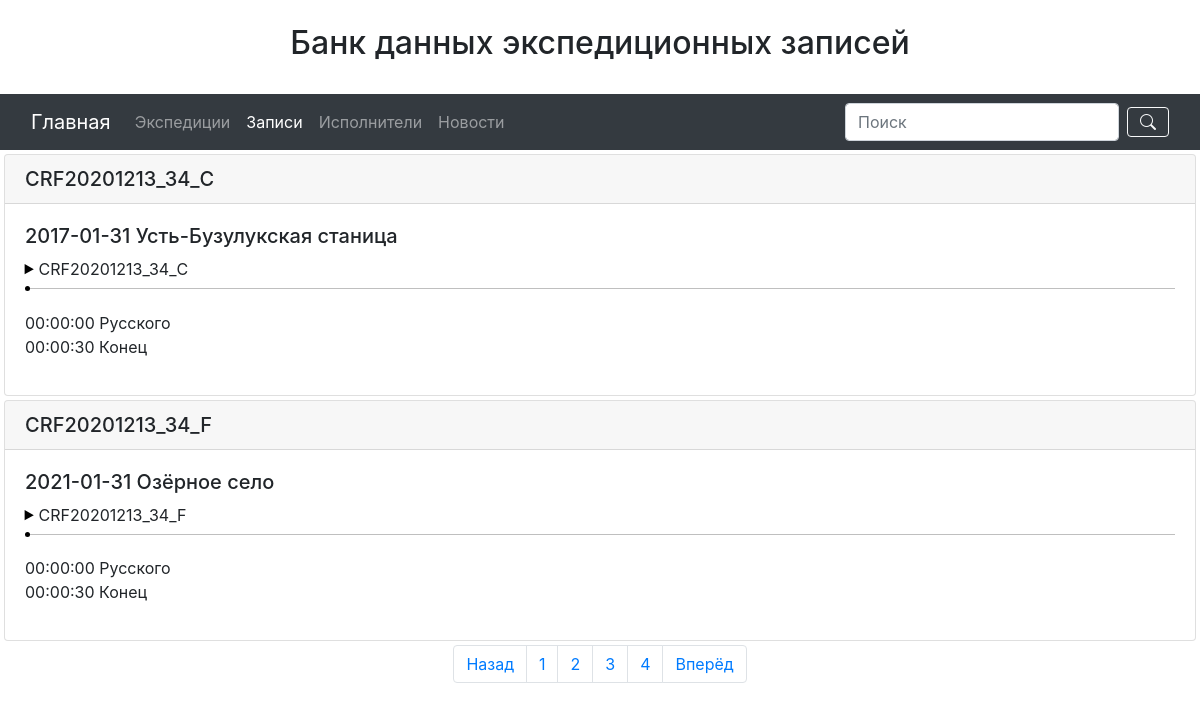
Page /digital/?page=2 on the committed database.
### folklore_base/apps/base/models.py (models this page shows, shortened)
class DigitalMedia(models.Model):
    id_auto = models.AutoField(primary_key=True)
    seans = models.ForeignKey(SeansOfRecord,
                              on_delete=models.DO_NOTHING)
    place_hdd_drive = models.ForeignKey(HddMediaDrive,
                                        on_delete=models.DO_NOTHING,
                                        default=0,
                                        verbose_name='На каком HDD хранится')
    id_of_digitl_media = models.CharField(unique=True,
                                          default='CRF20201213_34_A',
                                          verbose_name='ID цифровой записи',
                                          max_length=45)
    fileupl = models.FileField(upload_to='audio/',
                               verbose_name='Аудиофайл')
    file_description = models.TextField(max_length=600,
                                        verbose_name='Описание и тайминг',
                                        default='00:00:00 Русского \n00:00:30 Конец')
    class Meta:
        verbose_name='Цифровой медиа файл'
        verbose_name_plural = 'Цифровые медиа файлы'

class SeansOfRecord(models.Model):
    id_of_seance_of_record = models.AutoField(primary_key=True)
    data_seans_of_record = models.DateField(verbose_name='Дата сеанса записи')
    place_of_record = models.ForeignKey(Naspunkt,
                                        on_delete=models.DO_NOTHING,
                                        verbose_name='Место записи')
    informant_of_seanse = models.ManyToManyField(Informant,
                                                 verbose_name='Информанты сеанса')
    class Meta:
        verbose_name = 'Сеанс записи'
        verbose_name_plural = 'Сеансы записи'
        ordering = ['data_seans_of_record']
    def __str__(self):
        return str(self.data_seans_of_record) + ' ' + str(self.place_of_record)

class Naspunkt(models.Model):
    rajon_naspunkt = models.ForeignKey(Rajon, on_delete=models.DO_NOTHING,
                                 verbose_name='Район')
    naspunkt_name = models.CharField(max_length=30,
                                     help_text='Населённый пункт',
                                     verbose_name='Населённый пункт')
    class Meta:
        verbose_name = 'Населённый пункт'
        verbose_name_plural = '04 Населенные пункты'
    def __str__(self):
        return self.naspunkt_name

### folklore_base/apps/base/views.py (the view)
# urls.py: path('digital/', digitalmedialist, name = 'digital'),
def digitalmedialist(request):
    search_query = request.GET.get('search', '')
    if search_query:
        digital = DigitalMedia.objects.filter(id_of_digitl_media__icontains=search_query)
    else:
        digital = DigitalMedia.objects.all()
    context = pagegenerator(digital, 2, request)
    return render(request, 'digitalmedia.html', context)

### folklore_base/apps/base/views.py (called while the page is built)
def pagegenerator(namemodel, number, request):
    paginator = Paginator(namemodel, number)
    page_number = request.GET.get('page', 1)
    page = paginator.get_page(page_number)
    is_paginated = page.has_other_pages()
    if page.has_previous():
        prev_url = '?page={}'.format(page.previous_page_number())
    else:
        prev_url = ''
    if page.has_next():
        next_url = '?page={}'.format(page.next_page_number())
    else:
        next_url = ''
    context = { 'model': page,
                'is_paginated': is_paginated,
                'next_url': next_url,
                'prev_url': prev_url
    }
    return context

### folklore_base/apps/base/templates/digitalmedia.html (shortened to what this page needs)
{% extends 'base.html' %}
{% block content %}
{% for dm in model %}
<div class="card" style="margin: 4;">
  <h5 class="card-header">{{ dm.id_of_digitl_media }}</h5>
  <div class="card-body">
    <h5 class="card-title">{{ dm.seans }}</h5>
    <p class="card-text"><a  href="{{ dm.fileupl.url }}" class="jouele" data-space-control="true">{{ dm.id_of_digitl_media }}</a></p>
    <p class="card-text">{{ dm.file_description|linebreaks }}</p>
  </div>
</div>
{% endfor %}
{% include 'pagination.html' %}
{% endblock content %}

### rows in the picture
DigitalMedia: id_of_digitl_media "CRF20201213_34_С", seans "2017-01-31 Усть-Бузулукская станица", file_description "00:00:00 Русского 00:00:30 Конец"
DigitalMedia: id_of_digitl_media "CRF20201213_34_F", seans "2021-01-31 Озёрное село", file_description "00:00:00 Русского 00:00:30 Конец"

### other values in the picture
{{ n }} "1" "2" "3" "4"
